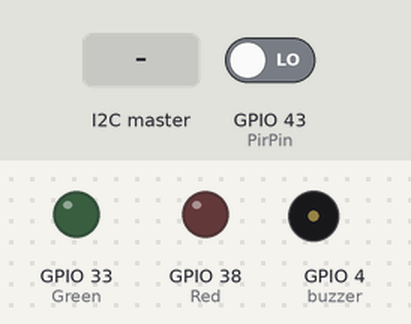
The sketch below on a simulated ESP32. On the bench: output pins drawn as LEDs (lit = HIGH), buzzer (waves = sounding, pin HIGH). The inputs (shaded band) are chosen by the test bench; at power-on: GPIO 43 (PirPin) LOW. What the sketch prints to the serial monitor is not drawn.

Above: at 1.2 s.
1.3 s: the I2C master sends the byte 1
At 1.9 s:
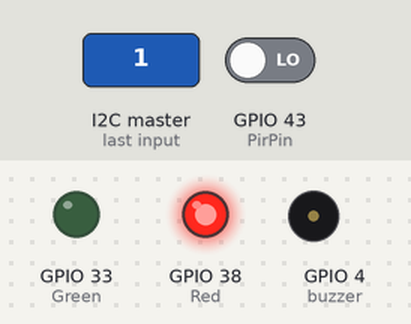
2.8 s: the I2C master sends the byte 2
At 4.0 s:
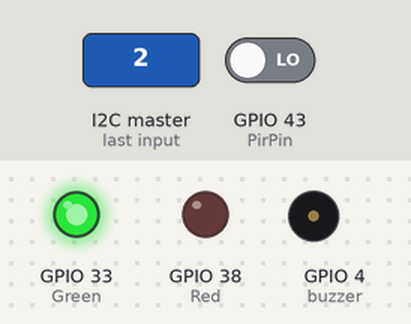
4.3 s: the I2C master sends the byte 0
At 5.4 s:
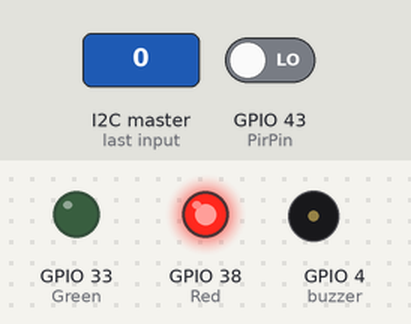
Timing chart, 0 to 7.3 s (numbered marks = the images above; inputs shaded):
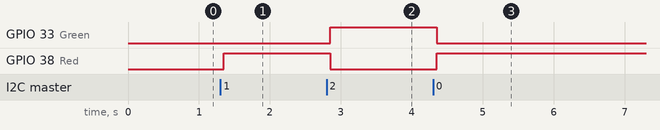

Measured:
- after the input at 1.3 s, GPIO 38 (Red): LOW → HIGH after 0.05 s
- after the input at 2.8 s, GPIO 33 (Green): LOW → HIGH after 0.05 s; GPIO 38 (Red): HIGH → LOW after 0.05 s
- after the input at 4.3 s, GPIO 33 (Green): HIGH → LOW after 0.05 s; GPIO 38 (Red): LOW → HIGH after 0.05 s

The sketch:

projecti2c.ino
```cpp
//This will include the library wire so that we can do an I2C connection
#include <Wire.h>
// defining the address of the Argon device on the bus so that it is detectable and we can send information
#define address 0x10

//define our pins connections you can modify this if yuo want
int Red = A2;
int Green  = A5;
int PirPin = D6;
int buzzer = D3;
//we define our variables here for the sensors and conditions
int val = 0;
int bad = 0;
int good = 0;

//This will setup the pins and serial connection to the RPI
void setup()
{
    //this just sets up the connections
    //selecting output will tell the device we need to put voltage out
    pinMode(Red, OUTPUT);
    pinMode(Green, OUTPUT);
    pinMode(PirPin, INPUT);
    pinMode(buzzer, OUTPUT);
    // begin the serial with 9600 baud to write data
    Serial.begin(9600);
    //begins connection to the raspberry pi and vice versa
    Wire.begin(address);
    //when a signal is sent we trigger this to enact a command
    Wire.onReceive(reader);

    //when the RPi requests information we send these to transmit data
    Wire.onRequest(sendData);
    Wire.onRequest(sendgood);
    Wire.onRequest(sendbad);
}
//the loop which is running
void loop()
{
  delay(100);
}
//function to send data using write
void sendData()
{
    Wire.write(val);
}
void sendbad()
{
    Wire.write(bad);
}
void sendgood()
{
    Wire.write(good);
}
//buzzer function uses the tone procedure
void buzz()
{
    //this will use the buzzer with the variables in respective order being
    //the frequency of the sound and the duration
    tone(buzzer, 3000, 1000);
}
//detects person and changes LED
void person_detected()
{
    digitalWrite(Green, HIGH);
    digitalWrite(Red, LOW);
}
//detects person when they are unkown and activates LEDS and buzzer
void unknown_detected()
{
    digitalWrite(Red, HIGH);
    buzz();
    digitalWrite(Green, LOW);
}
//Main function when rpi sends a signal this will trigger
void reader(int byteCount)
{
    //while wire available creates a continuous communication
    Serial.print("Initialisation received");
    while (Wire.available())
    {
        //PIR sensor sends 0 if false
        int num = Wire.read();
        val = digitalRead(PirPin);
        if (val == 0)
        {
            digitalWrite(Red, HIGH);
            digitalWrite(Green, LOW);
            Wire.write(val);
            Wire.onRequest(sendData);

        }
        //PIR sensor sends 1 if true
        if (val == 1)
        {
            digitalWrite(Green, HIGH);
            digitalWrite(Red, LOW);
            Wire.write(val);
            Wire.onRequest(sendData);
        }
        //reads signal from pi then sends acknowledgement signal if the person detected
        if (num == 2)
        {
            person_detected();
            good = 2;
            sendgood();
            Wire.onRequest(sendgood);
        }
        //reads signal from pi then sends acknowledgement signal if the person detected
        if(num == 3)
        {
            unknown_detected();
            bad = 3;
            Wire.write(bad);
            sendbad();
            Wire.onRequest(sendbad);
        }
    }
}
```
